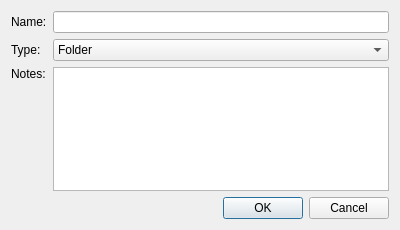
<?xml version="1.0" encoding="UTF-8"?>
<ui version="4.0">
 <class>Dialog</class>
 <widget class="QDialog" name="Dialog">
  <property name="geometry">
   <rect>
    <x>0</x>
    <y>0</y>
    <width>400</width>
    <height>230</height>
   </rect>
  </property>
  <property name="minimumSize">
   <size>
    <width>400</width>
    <height>230</height>
   </size>
  </property>
  <property name="maximumSize">
   <size>
    <width>16777215</width>
    <height>16777215</height>
   </size>
  </property>
  <property name="windowTitle">
   <string>Add Object</string>
  </property>
  <layout class="QGridLayout" name="gridLayout">
   <item row="4" column="0" colspan="2">
    <widget class="QDialogButtonBox" name="buttonBox">
     <property name="orientation">
      <enum>Qt::Horizontal</enum>
     </property>
     <property name="standardButtons">
      <set>QDialogButtonBox::Cancel|QDialogButtonBox::Ok</set>
     </property>
    </widget>
   </item>
   <item row="1" column="1">
    <widget class="QComboBox" name="type">
     <item>
      <property name="text">
       <string>Folder</string>
      </property>
     </item>
     <item>
      <property name="text">
       <string>Table</string>
      </property>
     </item>
    </widget>
   </item>
   <item row="0" column="0">
    <widget class="QLabel" name="nameLbl">
     <property name="text">
      <string>Name:</string>
     </property>
    </widget>
   </item>
   <item row="0" column="1">
    <widget class="QLineEdit" name="name"/>
   </item>
   <item row="1" column="0">
    <widget class="QLabel" name="typeLbl">
     <property name="text">
      <string>Type:</string>
     </property>
    </widget>
   </item>
   <item row="3" column="0">
    <widget class="QLabel" name="notesLbl">
     <property name="text">
      <string>Notes:</string>
     </property>
     <property name="alignment">
      <set>Qt::AlignLeading|Qt::AlignLeft|Qt::AlignTop</set>
     </property>
    </widget>
   </item>
   <item row="3" column="1">
    <widget class="QTextEdit" name="notes"/>
   </item>
  </layout>
 </widget>
 <resources/>
 <connections>
  <connection>
   <sender>buttonBox</sender>
   <signal>accepted()</signal>
   <receiver>Dialog</receiver>
   <slot>accept()</slot>
   <hints>
    <hint type="sourcelabel">
     <x>248</x>
     <y>254</y>
    </hint>
    <hint type="destinationlabel">
     <x>157</x>
     <y>274</y>
    </hint>
   </hints>
  </connection>
  <connection>
   <sender>buttonBox</sender>
   <signal>rejected()</signal>
   <receiver>Dialog</receiver>
   <slot>reject()</slot>
   <hints>
    <hint type="sourcelabel">
     <x>316</x>
     <y>260</y>
    </hint>
    <hint type="destinationlabel">
     <x>286</x>
     <y>274</y>
    </hint>
   </hints>
  </connection>
 </connections>
</ui>
